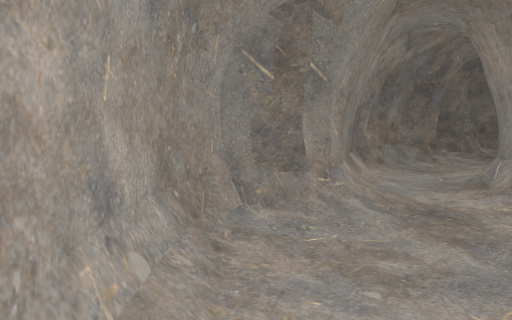
[1] (above)

12 first-person views from a walk through a 3-D level made in the Unity game engine. The camera is 1.5 m above the floor, tilts 6° down and sees 70° across. The floor is counted in squares, 1 m on a side. Each view is taken from the middle of a square. On the plan, view 1 faces up. The plan holds only what a view shows up to about 16 squares ahead; the rest is blank. The place goes on beyond the plan. The player is left out.

[2]
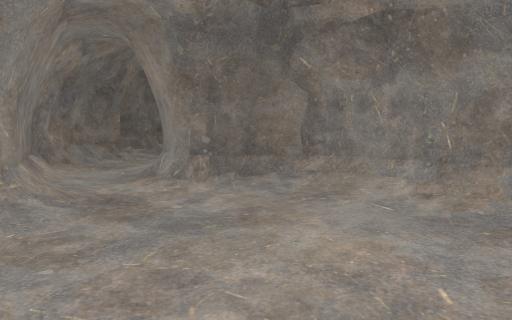

[3]
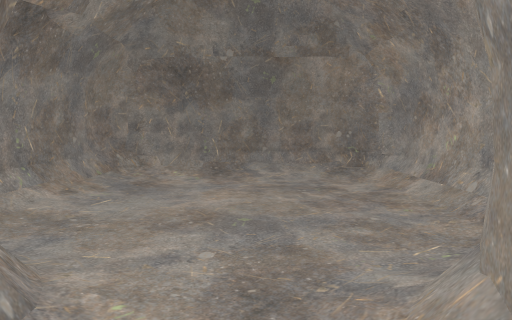

[4]
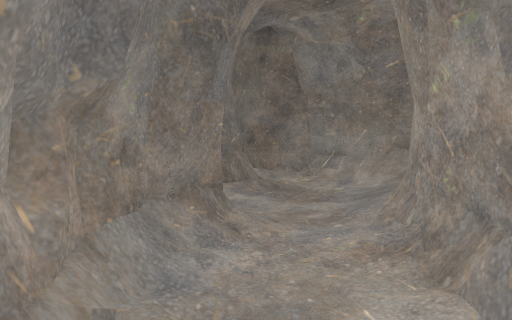

[5]
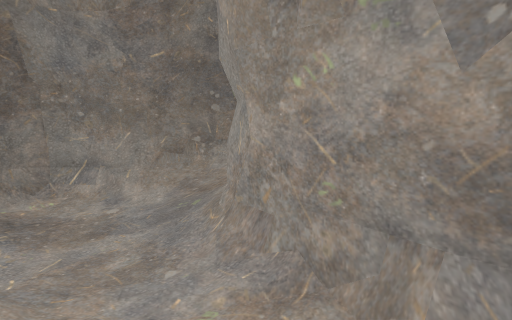

[6]
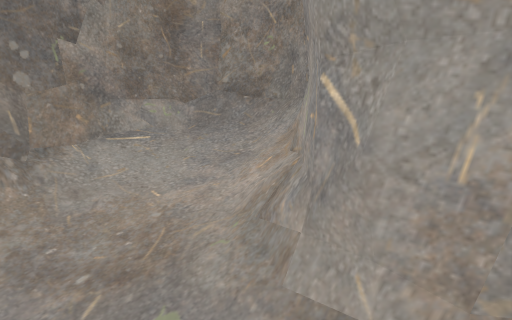

[7]
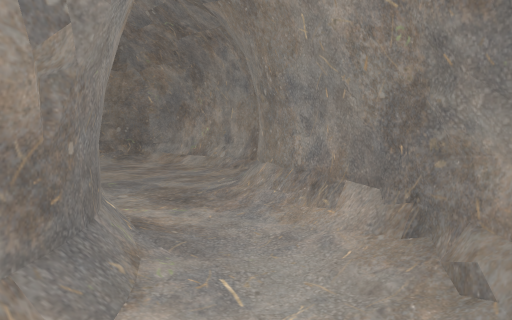

[8]
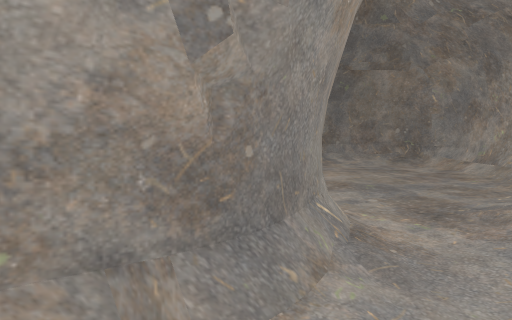

[9]
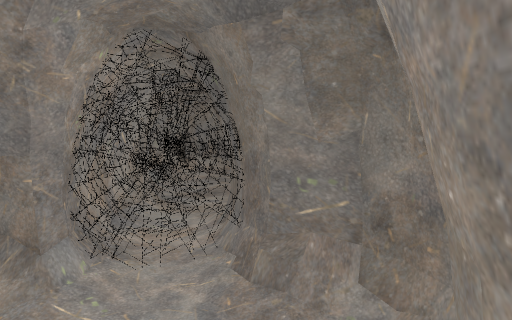

[10]
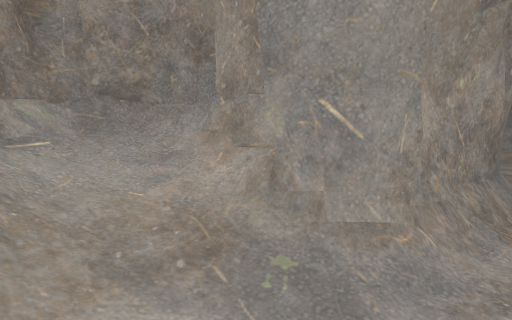

[11]
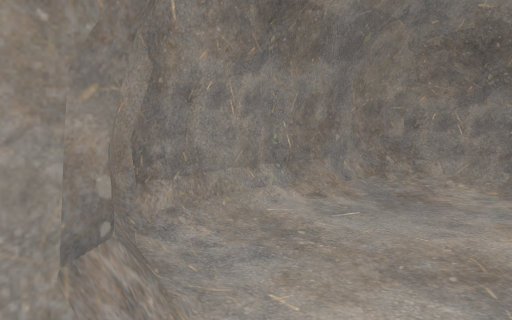

[12]
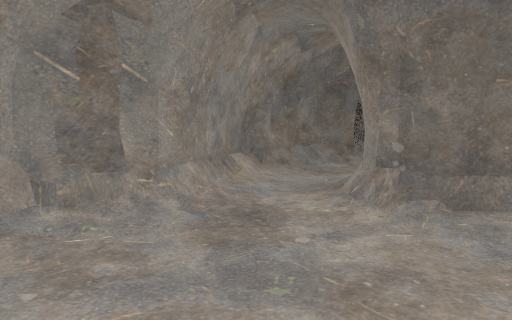

### Floor plan
Key: @ floor where view 1 was taken; # wall or solid block; . floor; / step, stairs or slope.
Columns run from 1 left of view 1 to 13 right of it. Each row starts with its distance up from view 1.
 16         #####
 15        ##//.##
 14       ##/...##
 13       ##/.../##
 12     ###...////#
 11     #/../###//#
 10    ##/./## #//#
  9    #/./##  ####
  8    #..##
  7   ##..#
  6 ###/..###
  5 #/...../##
  4 #......./#
  3 #......./#
  2 #......./#
  1 #......./#
  0 #@......##
 -1 #.......#
 -2 ##/////##
 -3  #######

Where each view was taken, in squares from view 1:
view 1: 0 up, 0 right, facing up
view 2: 1 down, 0 right, facing up-right
view 3: 9 up, 3 right, facing down
view 4: 9 up, 3 right, facing up-right
view 5: 11 up, 4 right, facing right
view 6: 13 up, 8 right, facing down-right
view 7: 12 up, 7 right, facing down-left
view 8: 12 up, 6 right, facing down
view 9: 12 up, 12 right, facing up-left
view 10: 15 up, 10 right, facing down
view 11: 7 up, 3 right, facing down-right
view 12: 0 up, 3 right, facing up
